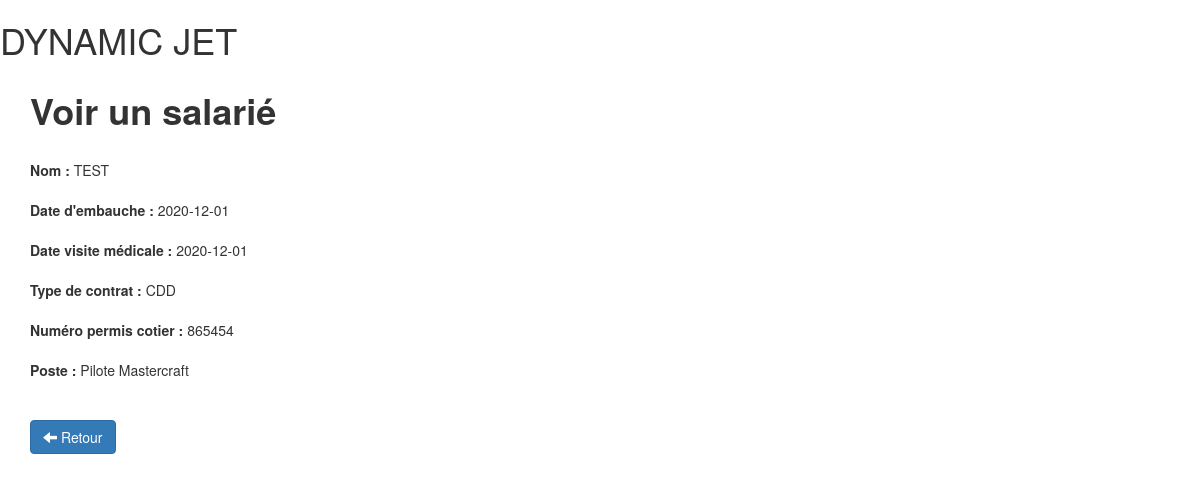
Page /employes/view.php?id=78999 on the committed database.
### tables this page shows
CREATE TABLE IF NOT EXISTS `employes` (
  `id_employe` int(11) NOT NULL,
  `nom_employe` varchar(150) NOT NULL,
  `dateembauche_employe` date NOT NULL,
  `datevisitemedicale_employe` date DEFAULT NULL,
  `typecontrat_employe` varchar(50) NOT NULL,
  `permiscotier_employe` int(100) DEFAULT NULL,
  `poste_employe` varchar(100) NOT NULL,
  PRIMARY KEY (`id_employe`)
);

### employes/view.php (the view, shortened to what this page needs)
<?php
    if(!empty($_GET['id']))
    {
    $id = checkInput($_GET['id']);
    }
    $db = Database::connect();
    $statement = $db->prepare("SELECT id_employe, nom_employe, dateembauche_employe, datevisitemedicale_employe, typecontrat_employe, permiscotier_employe, poste_employe FROM employes WHERE id_employe = ?");
    $statement->execute(array($id));
    $employe = $statement->fetch();
    function checkInput($data)
    {
      $data = trim($data);
      $data = stripslashes($data);
      $data = htmlspecialchars($data);
      return $data;
    }
?>
<!DOCTYPE html>
<html>
    <head>
        <link rel="stylesheet" href="https://maxcdn.bootstrapcdn.com/bootstrap/3.3.6/css/bootstrap.min.css">
        <link rel="stylesheet" href="">
    </head>
    <body>
        <h1 class="text-logo"> DYNAMIC JET </h1>
         <div class="container admin">
            <div class="row">
               <div class="col-sm-6">
                    <h1><strong>Voir un salarié</strong></h1>
                    <br>
                    <form>
                      <div class="form-group">
                        <label>Nom :</label><?php echo '  '.$employe['nom_employe'];?>
                      </div>
                      <div class="form-group">
                        <label>Date d'embauche :</label><?php echo '  '.$employe['dateembauche_employe'];?>
                      </div>
                      <div class="form-group">
                         <label>Date visite médicale :</label><?php echo '  '.$employe['datevisitemedicale_employe'];?>
                      </div>
                      <div class="form-group">
                        <label>Type de contrat :</label><?php echo '  '.$employe['typecontrat_employe'];?>
                      </div>
                      <div class="form-group">
                         <label>Numéro permis cotier :</label><?php echo '  '.$employe['permiscotier_employe'];?>
                      </div>
                      <div class="form-group">
                         <label>Poste :</label><?php echo '  '.$employe['poste_employe'];?>
                      </div>
                     </form>
                    <br>
                    <div class="form-actions">
                      <a class="btn btn-primary" href="index.php"><span class="glyphicon glyphicon-arrow-left"></span> Retour</a>
                    </div>
                </div>
            </div>
        </div>
    </body>
</html>

### rows in the picture
employes: nom_employe "TEST", dateembauche_employe "2020-12-01", datevisitemedicale_employe "2020-12-01", typecontrat_employe "CDD", permiscotier_employe "865454", poste_employe "Pilote Mastercraft"
